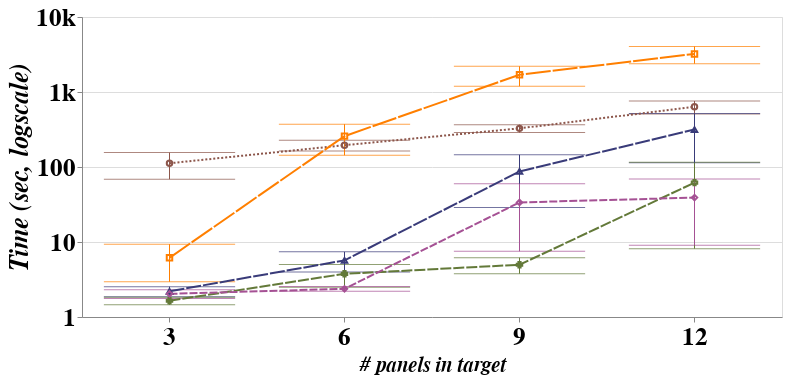

The notebook cell saved with this chart:
### Code cell
global_chart # panels X Time

### Figure 1 — Vega-Lite specification as saved in the notebook (floating-point values rounded to 4 significant figures; data arrays with more than 128 entries replaced by an {"elided": "..."} marker saying what was removed)
{"layer": [{"mark": {"type": "errorbar", "ticks": true}, "encoding": {"color": {"type": "nominal", "bin": false, "field": "Algo", "legend": null, "scale": {"range": ["rgb(140, 86, 75)", "rgb(255, 127, 0)", "rgb(57, 59, 121)", "rgb(99, 121, 57)", "rgb(165, 81, 148)"]}, "title": ""}, "shape": {"type": "nominal", "bin": false, "field": "Algo", "legend": null, "title": ""}, "x": {"type": "nominal", "axis": {"labelAngle": 0, "labelFont": "Time New Roman", "labelFontSize": 25, "labelFontStyle": "bold", "title": "# panels in target", "titleFont": "Time New Roman", "titleFontSize": 21, "titleFontStyle": "italic"}, "bin": false, "field": "panels"}, "y": {"type": "quantitative", "axis": {"format": "s", "grid": true, "tickCount": 4, "title": "Time (sec, logscale)"}, "field": "total_time"}}, "height": 300, "width": 700}, {"mark": "line", "encoding": {"color": {"type": "nominal", "bin": false, "field": "Algo", "legend": null, "scale": {"range": ["rgb(140, 86, 75)", "rgb(255, 127, 0)", "rgb(57, 59, 121)", "rgb(99, 121, 57)", "rgb(165, 81, 148)"]}, "title": ""}, "strokeDash": {"type": "nominal", "bin": false, "field": "Algo", "legend": null, "scale": {"range": [[2, 2], [25, 2], [15, 2], [11, 2], [8, 2], [4, 2], [2, 2], []]}, "title": ""}, "x": {"type": "nominal", "axis": {"labelAngle": 0, "labelFont": "Time New Roman", "labelFontSize": 25, "labelFontStyle": "bold", "title": "# panels in target", "titleFont": "Time New Roman", "titleFontSize": 20, "titleFontStyle": "italic"}, "bin": false, "field": "panels"}, "y": {"type": "quantitative", "aggregate": "mean", "axis": {"format": "s", "grid": true, "labelAngle": 0, "labelFont": "Time New Roman", "labelFontSize": 25, "labelFontStyle": "bold", "tickCount": 4, "title": "Time (sec, logscale)", "titleFont": "Time New Roman", "titleFontSize": 26, "titleFontStyle": "italic"}, "field": "total_time", "scale": {"type": "log"}}}, "height": 300, "width": 700}, {"mark": "point", "encoding": {"color": {"type": "nominal", "bin": false, "field": "Algo", "legend": null, "scale": {"range": ["rgb(140, 86, 75)", "rgb(255, 127, 0)", "rgb(57, 59, 121)", "rgb(99, 121, 57)", "rgb(165, 81, 148)"]}, "title": ""}, "shape": {"type": "nominal", "bin": false, "field": "Algo", "legend": null, "title": ""}, "x": {"type": "nominal", "axis": {"labelAngle": 0, "labelFont": "Time New Roman", "labelFontSize": 25, "labelFontStyle": "bold", "title": "# panels in target", "titleFont": "Time New Roman", "titleFontSize": 20, "titleFontStyle": "italic"}, "bin": false, "field": "panels"}, "y": {"type": "quantitative", "aggregate": "mean", "axis": {"format": "s", "grid": true, "labelAngle": 0, "labelFont": "Time New Roman", "labelFontSize": 25, "labelFontStyle": "bold", "tickCount": 4, "title": "Time (sec, logscale)", "titleFont": "Time New Roman", "titleFontSize": 26, "titleFontStyle": "italic"}, "field": "total_time", "scale": {"type": "log"}}}, "height": 300, "width": 700}], "data": {"name": "data-7a81c9a4adf467443e46a9c52ddf4dd1"}, "resolve": {"scale": {"color": "independent", "strokeDash": "independent"}}, "$schema": "https://vega.github.io/schema/vega-lite/v4.8.1.json", "datasets": {"data-7a81c9a4adf467443e46a9c52ddf4dd1": {"elided": "191 records"}}}
